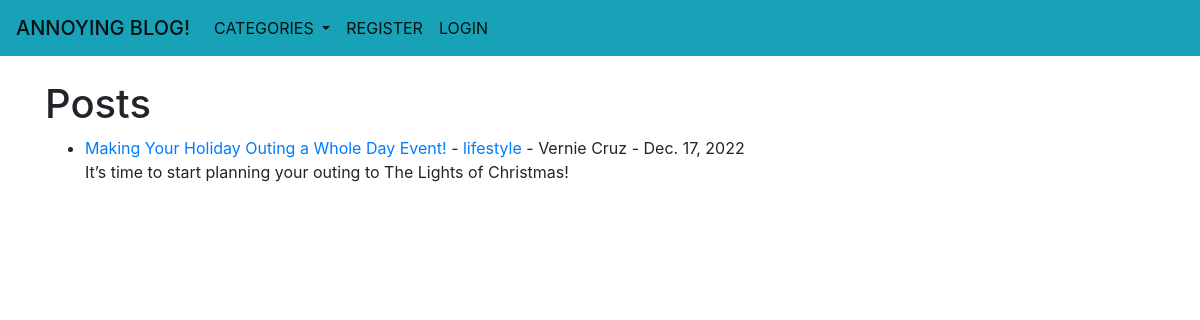
The page / on the database its author committed.
### myblog/models.py (models this page shows, shortened)
class Post(models.Model):
	title = models.CharField(max_length=255)
	header_image = models.ImageField(null=True, blank=True, upload_to="images/")
	title_tag = models.CharField(max_length=255)
	author = models.ForeignKey(User, on_delete=models.CASCADE)
	body = RichTextField(blank=True, null=True)
	post_date = models.DateField(auto_now_add=True)
	category = models.CharField(max_length=255, default='nothing')
	snippet = models.CharField(max_length=255)
	likes = models.ManyToManyField(User, related_name='blog_posts')

### myblog/views.py (the view)
# urls.py: path('', HomeView.as_view(), name='home'),
class HomeView(ListView):
	model = Post
	template_name = 'home.html'
	cats = Category.objects.all()
	ordering = ['-post_date']
	def get_context_data(self, *args, **kwargs):
		cat_menu = Category.objects.all()
		context = super(HomeView, self).get_context_data(*args, **kwargs)
		context["cat_menu"] = cat_menu
		return context

### myblog/models.py (called while the page is built)
	def __str__(self):
		return self.name

### myblog/templates/home.html (shortened to what this page needs)
{% extends 'base.html' %}
{% block content %}
<h1>Posts</h1>
<ul>
{% for post in object_list %}
	<li><a href="{% url 'article-details' post.pk %}">{{ post.title }}</a>
		- <a href="{% url 'category' post.category|slugify %}">{{ post.category }}</a>
		- {{ post.author.first_name }} {{ post.author.last_name }} -
		{{ post.post_date }}  <br/>
	{{ post.snippet }}</li>
{% endfor %}
</ul>
{% endblock %}

### rows shown on the page
Post: title "Making Your Holiday Outing a Whole Day Event!", category "lifestyle", author.first_name "Vernie", author.last_name "Cruz", post_date "Dec. 17, 2022", snippet "It’s time to start planning your outing to The Lights of Christmas!"
